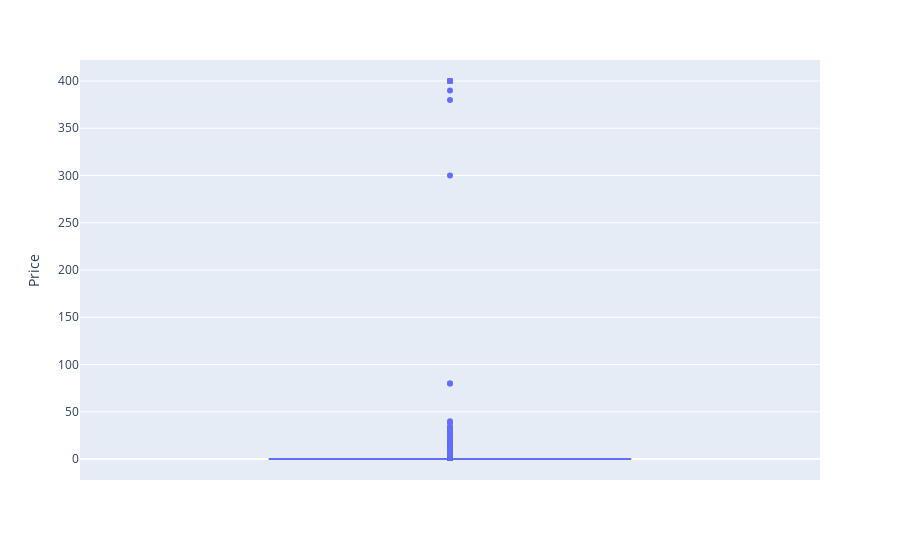

The cell this chart's notebook holds for it:
### Code cell
import plotly.express as px
fig = px.box(df, y='Price')

fig.show()

### Figure 1 — Plotly figure (JSON) as saved in the notebook; plotly's stock layout.template omitted (floating-point values rounded to 4 significant figures; data arrays with more than 128 entries replaced by an {"elided": "..."} marker saying what was removed)
{"data": [{"alignmentgroup": "True", "hovertemplate": "Price=%{y}<extra></extra>", "legendgroup": "", "marker": {"color": "#636efa"}, "name": "", "notched": false, "offsetgroup": "", "orientation": "v", "showlegend": false, "type": "box", "x0": " ", "xaxis": "x", "y": {"elided": "9353 float values"}, "y0": " ", "yaxis": "y"}], "layout": {"autosize": true, "boxmode": "group", "legend": {"tracegroupgap": 0}, "margin": {"t": 60}, "xaxis": {"anchor": "y", "autorange": true, "domain": [0, 1], "range": [-0.5, 0.5], "type": "category"}, "yaxis": {"anchor": "x", "autorange": true, "domain": [0, 1], "range": [-22.22, 422.2], "title": {"text": "Price"}, "type": "linear"}}}
